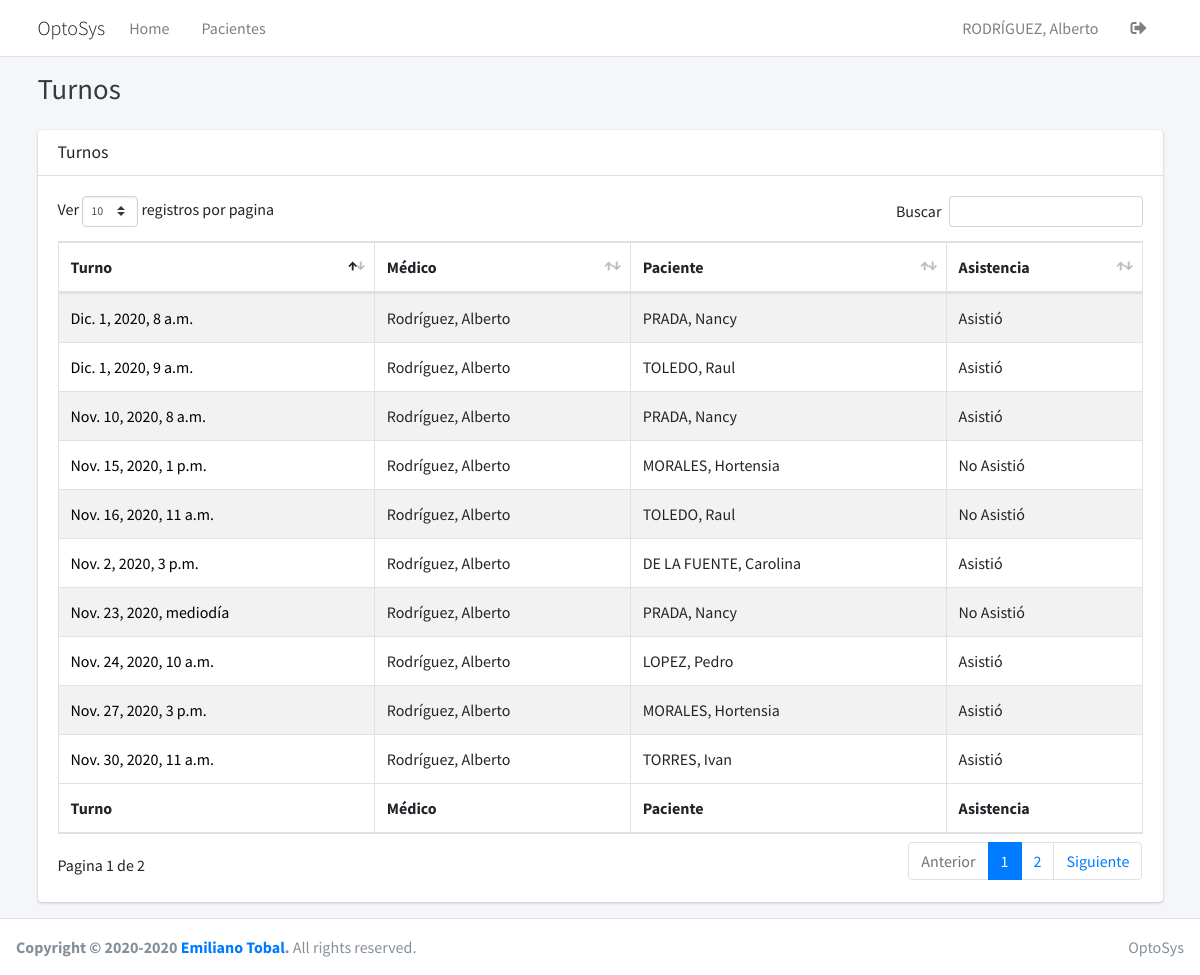
The app's page /clinica/turnos/ (signed in) with its own data.
### clinica/models.py (models this page shows, shortened)
class Turno (models.Model):
    paciente = models.ForeignKey("clinica.Paciente", verbose_name="Paciente", on_delete=models.CASCADE)
    creation = models.DateTimeField(verbose_name='Fecha de Creación', auto_now=False, auto_now_add=True)
    date = models.DateTimeField(verbose_name='Fecha del Turno', auto_now=False, auto_now_add=False)
    medico = models.ForeignKey("auth.User", verbose_name="Medico", on_delete=models.PROTECT)
    asistencia_choices = (
        ('-', ''),
        ('asistio', 'Asistió'),
        ('no_asistio','No Asistió'),
    )
    asistencia = models.CharField(max_length=20, choices=asistencia_choices, default='-')
    class Meta:
        verbose_name = ("Turno")
        verbose_name_plural = ("Turnos")

class Paciente (models.Model):
    nombre = models.CharField(max_length=30)
    apellido = models.CharField(max_length=30)
    dni = models.IntegerField(verbose_name='DNI')
    telefono = models.BigIntegerField(verbose_name='Teléfono')
    medico = models.ForeignKey("auth.User", verbose_name="Medico Asignado", on_delete=models.PROTECT)
    class Meta:
        verbose_name = ("Paciente")
        verbose_name_plural = ("pacientes")

### clinica/views.py (the view)
# urls.py: path('turnos/', views.turnos, name='turnos'),
@login_required
def turnos (request):
    try:
        if request.user.rol.rol == 'secretaria' or request.user.rol.rol == 'gerencia':
            title = "Turnos"
            turnos =Turno.objects.all()
            return render (request, 'clinica/turno.html',{'title':title, 'turnos': turnos})
        elif request.user.rol.rol == 'profecional_medico':
            title = "Turnos"
            turnos =Turno.objects.filter(medico=request.user)
            return render (request, 'clinica/turno.html',{'title':title, 'turnos': turnos})
        else:
            return redirect ('/')
    except:
        return redirect ('/')

### clinica/templates/clinica/turno.html (shortened to what this page needs)
{% extends 'base.html' %}
{% load static %}
{% block title %}{{ title }}{% endblock title %}
{% block head_link %}
  <link rel="stylesheet" href="{% static 'adminlte/plugins/datatables-bs4/css/dataTables.bootstrap4.min.css' %}">
  <link rel="stylesheet" href="{% static 'adminlte/plugins/datatables-responsive/css/responsive.bootstrap4.min.css' %}">
  <link rel="stylesheet" href="https://code.ionicframework.com/ionicons/2.0.1/css/ionicons.min.css">
{% endblock head_link %}
{% block navlink %}
{% include 'navlink.html' %}
{% endblock navlink %}
{% block navbar %}
{% include 'navbar.html' %}
    <li class="nav-item">
      <a href="{% url 'pacientes' %}" class="nav-link">Pacientes</a>
    </li>
{% endblock navbar %}
{% block content %}
        <div class="row">
          <div class="col-lg-12">
            <div class="card">
                <div class="card-header">
                    <h3 class="card-title">Turnos</h3>
                </div>
                <div class="card-body">
                    <table id="table1" class="table table-bordered table-striped">
                        <thead>
                        <tr>
                          <th>Turno</th>
                          <th>Médico</th>
                          <th>Paciente</th>
                          <th>Asistencia</th>
                        </tr>
                        </thead>
                        <tbody>
                        {% for turno in turnos %}
                        <tr>
                            <td><a style='color: black;' href='{% url 'turnos_edit' turno.paciente.id turno.id %}'>{{turno.date}}</a></td>
                            <td>{{turno.medico.last_name}}, {{turno.medico.first_name}}</td>
                            <td>{{turno.paciente.apellido.upper}}, {{turno.paciente.nombre}}</td>
                            <td>{% if turno.asistencia == 'asistio' %}Asistió{% endif %}{% if turno.asistencia == 'no_asistio' %}No Asistió{% endif %}</td>
                        </tr>
                        {% endfor %}
                        </tbody>
                        <tfoot>
                        <tr>
                          <th>Turno</th>
                          <th>Médico</th>
                          <th>Paciente</th>
                          <th>Asistencia</th>
                        </tr>
                        </tfoot>
                    </table>
                </div>
        </div>
          </div>
        </div>
{% endblock content %}

### usuarios/templates/navlink.html
    <li class="nav-item">
        <div class="nav-link">{{user.last_name.upper}}, {{user.first_name}}</div>
    </li>
    <li class="nav-item">
        <a class="nav-link" href="{% url 'logout' %}" role="button"><i class="fas fa-sign-out-alt"></i></a>
    </li>

### records on screen
Turno: date "Nov. 2, 2020, 3 p.m.", medico.last_name "Rodríguez", medico.first_name "Alberto", paciente.apellido "DE LA FUENTE", paciente.nombre "Carolina", asistencia "Asistió"
Turno: date "Nov. 24, 2020, 10 a.m.", medico.last_name "Rodríguez", medico.first_name "Alberto", paciente.apellido "LOPEZ", paciente.nombre "Pedro", asistencia "Asistió"
Turno: date "Nov. 15, 2020, 1 p.m.", medico.last_name "Rodríguez", medico.first_name "Alberto", paciente.apellido "MORALES", paciente.nombre "Hortensia", asistencia "No Asistió"
Turno: date "Nov. 27, 2020, 3 p.m.", medico.last_name "Rodríguez", medico.first_name "Alberto", paciente.apellido "MORALES", paciente.nombre "Hortensia", asistencia "Asistió"
Turno: date "Nov. 10, 2020, 8 a.m.", medico.last_name "Rodríguez", medico.first_name "Alberto", paciente.apellido "PRADA", paciente.nombre "Nancy", asistencia "Asistió"
Turno: date "Nov. 23, 2020, mediodía", medico.last_name "Rodríguez", medico.first_name "Alberto", paciente.apellido "PRADA", paciente.nombre "Nancy", asistencia "No Asistió"
Turno: date "Nov. 16, 2020, 11 a.m.", medico.last_name "Rodríguez", medico.first_name "Alberto", paciente.apellido "TOLEDO", paciente.nombre "Raul", asistencia "No Asistió"
Turno: date "Nov. 30, 2020, 11 a.m.", medico.last_name "Rodríguez", medico.first_name "Alberto", paciente.apellido "TORRES", paciente.nombre "Ivan", asistencia "Asistió"
Turno: date "Dic. 1, 2020, 8 a.m.", medico.last_name "Rodríguez", medico.first_name "Alberto", paciente.apellido "PRADA", paciente.nombre "Nancy", asistencia "Asistió"
Turno: date "Dic. 1, 2020, 9 a.m.", medico.last_name "Rodríguez", medico.first_name "Alberto", paciente.apellido "TOLEDO", paciente.nombre "Raul", asistencia "Asistió"

### other values on screen
{{ user.last_name.upper }} "RODRÍGUEZ"
{{ user.first_name }} "Alberto"
{{ title }} "Turnos"
